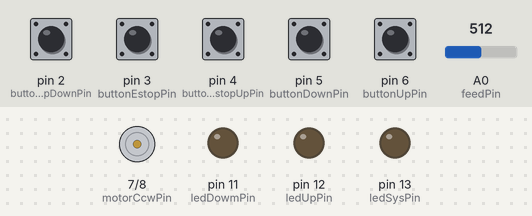
Simulated run of this program. Board: Arduino Uno, built with avr-gcc and run on an emulated ATmega328P. On the bench: motor-driver pin pairs drawn as motors (green arrow = first pin HIGH = forward, orange = second pin HIGH = backward, longer = more drive, scaled by the enable pin), output pins drawn as LEDs (lit = HIGH). Dashed ring = blinking. The inputs (shaded band) are chosen by the test bench; at power-on: pin 2 (buttonEndstopDownPin), pin 3 (buttonEstopPin), pin 4 (buttonEndstopUpPin), pin 5 (buttonDownPin), pin 6 (buttonUpPin) HIGH, A0 (feedPin) = 512. What the program prints to the serial monitor is not drawn.

Above: at 1.2 s.
1.3 s: pin 5 (buttonDownPin) pulled LOW for 0.15 s
At 1.9 s:
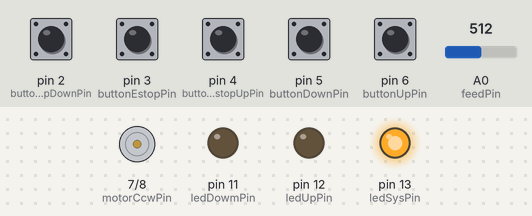
4.3 s: pin 6 (buttonUpPin) pulled LOW for 1 s
At 4.45 s:
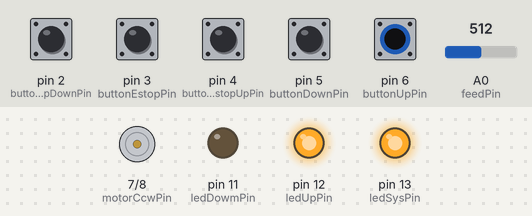
7.3 s: pin 4 (buttonEndstopUpPin) pulled LOW for 0.15 s
At 7.75 s:
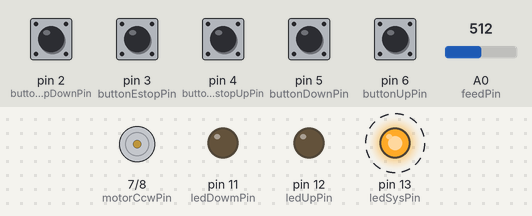
10.3 s: pin 6 (buttonUpPin) pulled LOW for 0.15 s
At 10.9 s:
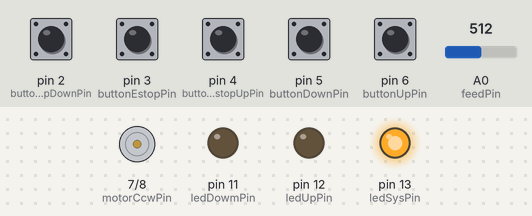
13.3 s: pin 5 (buttonDownPin) pulled LOW for 1 s
At 13.45 s:
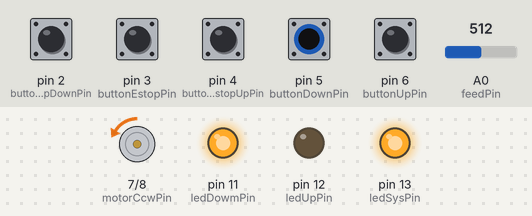
16.3 s: pin 2 (buttonEndstopDownPin) pulled LOW for 0.15 s
At 16.95 s:
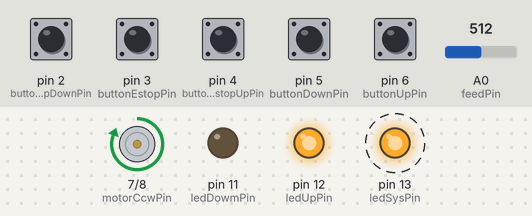
Timing chart, 0 to 20.3 s (numbered marks = the images above; inputs shaded):
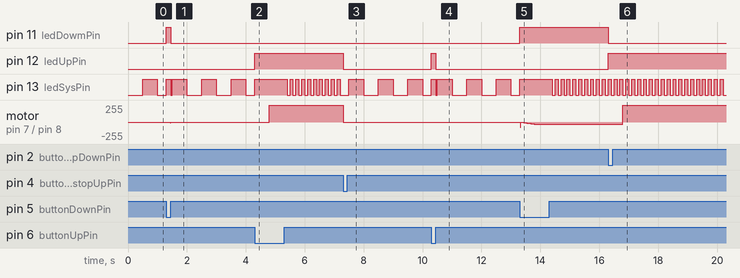

Measured:
- after the input at 1.3 s, pin 11 (ledDowmPin): LOW → HIGH at once, → LOW 0.15 s later
- after the input at 4.3 s, pin 12 (ledUpPin): LOW → HIGH at once; motor on pin 7 (motorCcwPin) / pin 8 (motorCwPin): stopped → forward 255/255 after 0.50 s
- after the input at 7.3 s, pin 12 (ledUpPin): HIGH → LOW at once; pin 13 (ledSysPin): alternates HIGH for 0.50 s and LOW for 0.50 s, starting after 0.20 s; motor on pin 7 (motorCcwPin) / pin 8 (motorCwPin): forward 255/255 → stopped at once
- after the input at 10.3 s, pin 12 (ledUpPin): LOW → HIGH at once, → LOW 0.15 s later
- after the input at 13.3 s, pin 11 (ledDowmPin): LOW → HIGH at once
- after the input at 16.3 s, pin 11 (ledDowmPin): HIGH → LOW at once; pin 12 (ledUpPin): LOW → HIGH at once; motor on pin 7 (motorCcwPin) / pin 8 (motorCwPin): backward 31/255 → forward 255/255 after 0.50 s
- by itself, pin 13 (ledSysPin): repeats every 0.20 s: LOW 0.10 s, HIGH 0.10 s

The program:

main.cpp
```cpp
/*
 SAW_controller

This is a sketch to operate circular saw. It offers manual control and automatic down move with automatic retract.

Circuit setup:
* Inputs
  * Connect a push-buttons to command UP, DOWN, E-STOP to pins 6, 5, 3 (with optional 4,7 - 10 k pull-up resistor to VCC) and 1 - 2 k resistor from other side of button to GND for activation by low state.
  * Connect a push-buttons or other proximity sensor to detect UP end-stop and DOWN end-stop to pins 4, 2 (with optional 4,7 - 10 k pull-up resistor to VCC) and 1 - 2 k resistor from other side of button to GND for activation by low state.
  * Connect a potentiometer to set feed speed, wiper to pin A0 and ends of 4,7 - 50 k potentiometer between VCC nad GND.
* Outputs
  * Connect H bridge (like LM298) signals PWM (EN), CW, CCW signals to pins 9, 8, 7.
  * Optionally connect LEDs signaling motor direction to pins 11, 12. TODO: rework LEDs behavior
  * The pin 13 (ledSysPin) is used for status indication of Finite State Machine by blinking built-in LED.

We move saw UP and DOWN by pressing respective button.
If button is held for 1 second it will latch and we can release button.
When button is lathed we can unlatch it by pressing and releasing UP or Down button. TODO: rework to react to pressing.
When move is in automatic mode it will continue until it reach end-stop.
After hitting DOWN end-stop, saw will reverse and go UP.
After hitting UP end-stop, it will end cycle.
Feed is used for move DOWN. Move UP is always at full speed.
Feed speed (PWM) is set by potentiometer and can be changed at any time.
Motor is accelerated for 0.5 s on start of move, and stopped without deceleration.
E-STOP button stops motor, and ignore inputs until released.

 State-Diagram

                                      START               E-STOP button released
                                        |    +----------------------------------------------+
                                        V    V                                              |
                                     +-----------+                                    +-------------+        E-STOP
                                     |   IDLE    |<------------------------+          |    E-STOP   |<------ button
                      +--------------|           |-------+                 |          +-------------+        pressed
          DOWN button |              +-----------+       |                 |
            pressed   |                                  |                 |
                      V                                  |                 |
            +----------+                          +----------+             |
            |   Move   |                          |   Move   |             |
            |   DOWN   |                          |    UP    |             |
            +----------+                          +----------+             |
             |       ^                             |        ^              |
DOWN button  |       | UP or DOWN       UP button  |        | UP or DOWN   |
 longpress   |       |   button         longpress  |        |   button     |
             V       |  released                   V        |  released    |
            +----------+                          +----------+             |
            |   auto   |       DOWN end-stop      |   auto   |             |
            |   DOWN   |------------------------->|    UP    |-------------+
            +----------+                          +----------+
*/
// TODO: move motor hanfling to separate function

#include <Arduino.h>
#include <EasyButton.h>

#define FSM_DEBUG
// #undef FSM_DEBUG

// ---- PREPARE I/O
#define buttonUpPin 6          // PD6 Command UP Button Pin
#define buttonDownPin 5        // PD5 Command DOWN Button Pin
#define buttonEndstopUpPin 4   // PD4 UP limit Button Pin
#define buttonEndstopDownPin 2 // PD2 DOWN limitButton Pin
#define buttonEstopPin 3       // PD3 emergeny stop Button Pin
#define feedPin A0             // PC0 feed speed potentiometer
#define ledSysPin 13           // PB5 onboard LED
#define ledUpPin 12            // PB4 LED for UP movement
#define ledDowmPin 11          // PB3 LED for DOWN movement
#define motorPwmPin 9          // PB1 Control motor speed
#define motorCwPin 8           // PB0 Command motor directopn CW
#define motorCcwPin 7          // PB7 Command motor directopn CCW

// Define some defaults and controls
#define accelTime 500UL          // acceleration time 0,5s
#define autoPressDuration 1000UL // How long press for auto
unsigned long curTime = 0UL;     // will store current time to avoid multiple millis() calls
unsigned long accelEnd = 0UL;    // will store time when acceleration should end
int feedValue = 0;               // motor PWM setpoint
bool autoMode = false;           // Is auto enabled
bool pri1 = false;               // 1s debug helper

// The actions I ca do...
typedef enum
{
  ACTION_UP,   // move UP as long as UP Button is pressed
  ACTION_IDLE, // wait for button
  ACTION_DOWN, // move DOWN as long as DOWN Button is pressed
  ACTION_ESTOP // do not move
} MyActions;   // TODO: Split ACTION_UP and ACTION_DOWN to unlatched and latched states

MyActions nextAction = ACTION_IDLE; // Start at IDLE

// The actions I can do...
typedef enum
{
  LED_OFF,      // set LED "OFF".
  LED_ON,       // set LED "ON"
  LED_SLOW,     // blink LED "SLOW"
  LED_FAST,     // blink LED "FAST"
  LED_SUPERFAST // blink LED "SUPER FAST"
} LedState;

LedState statusLed = LED_SLOW; // Led blink on startup

EasyButton buttonUp(
    buttonUpPin, // Input pin for the button
    35,          // Debounce time
    true,        // Enable internal pullup resistor
    true         // Invert button logic. If true, low = pressed else high = pressed
);

EasyButton buttonDown(
    buttonDownPin, // Input pin for the button
    35,            // Debounce time
    true,          // Enable internal pullup resistor
    true           // Invert button logic. If true, low = pressed else high = pressed
);

EasyButton buttonEndstopUp(
    buttonEndstopUpPin, // Input pin for the button
    35,                 // Debounce time
    true,               // Enable internal pullup resistor
    true                // Invert button logic. If true, low = pressed else high = pressed
);

EasyButton buttonEndstopDown(
    buttonEndstopDownPin, // Input pin for the button
    35,                   // Debounce time
    true,                 // Enable internal pullup resistor
    true                  // Invert button logic. If true, low = pressed else high = pressed
);

EasyButton buttonEstop(
    buttonEstopPin, // Input pin for the button
    35,             // Debounce time
    true,           // Enable internal pullup resistor
    true            // Invert button logic. If true, low = pressed else high = pressed
);

void statusLED()
{
  switch (statusLed)
  {
  case LED_OFF:
    // Turn LED off
    digitalWrite(ledSysPin, LOW);
    break;
  case LED_ON:
    // turn LED on
    digitalWrite(ledSysPin, HIGH);
    break;
  case LED_SLOW:
    // do a 500 ms blinking
    if (curTime % 1000 < 500)
    {
      digitalWrite(ledSysPin, LOW);
    }
    else
    {
      digitalWrite(ledSysPin, HIGH);
    } // if
    break;
  case LED_FAST:
    // do a 100 ms blinking
    if (curTime % 200 < 100)
    {
      digitalWrite(ledSysPin, LOW);
    }
    else
    {
      digitalWrite(ledSysPin, HIGH);
    } // if
    break;
  case LED_SUPERFAST:
    // do a 50 ms blinking
    if (curTime % 100 < 50)
    {
      digitalWrite(ledSysPin, LOW);
    }
    else
    {
      digitalWrite(ledSysPin, HIGH);
    } // if
    break;
  default: // This should never occur
    break;
  }
}

// these functions will be called when the button is released.
void buttonUpOnPressedFunction()
{
#if defined(FSM_DEBUG)
  Serial.println(F("UP button released!"));
#endif
  switch (nextAction)
  {
  case ACTION_UP:
    nextAction = ACTION_IDLE;
    autoMode = false;
    break;
  case ACTION_DOWN:
    nextAction = ACTION_IDLE;
    autoMode = false;
    break;
  default:
    break;
  }
} // actions for buttonUpOnPressed

void buttonUpOnLongPressedFunction()
{
#if defined(FSM_DEBUG)
  Serial.println(F("UP Long button released!"));
#endif
  switch (nextAction)
  {
  case ACTION_UP:
    autoMode = true;
    statusLed = LED_FAST;
#if defined(FSM_DEBUG)
    Serial.println(F("Auto ON"));
#endif
    break;
  default:
    break;
  }
} // actions for buttonUpOnLongPressed

void buttonDownOnPressedFunction()
{
#if defined(FSM_DEBUG)
  Serial.println(F("DOWN button released!"));
#endif
  switch (nextAction)
  {
  case ACTION_UP:
    nextAction = ACTION_IDLE;
    autoMode = false;
    break;
  case ACTION_DOWN:
    nextAction = ACTION_IDLE;
    autoMode = false;
    break;
  default:
    break;
  }
} // actions for buttonDownOnPressed

void buttonDownOnLongPressedFunction()
{
#if defined(FSM_DEBUG)
  Serial.println(F("Down Long button released!"));
#endif
  switch (nextAction)
  {
  case ACTION_DOWN:
    autoMode = true;
    statusLed = LED_FAST;
#if defined(FSM_DEBUG)
    Serial.println(F("Auto ON"));
#endif
    break;
  default:
    break;
  }
} // actions for buttonDownOnLongPressed

void buttonEstopOnPressedFunction()
{
#if defined(FSM_DEBUG)
  Serial.println(F("ESTOP button released!"));
#endif
  nextAction = ACTION_IDLE;
} // actions for buttonEstopOnPressed

void buttonEndstopUpPressedFunction()
{
#if defined(FSM_DEBUG)
  Serial.println(F("Endstop UP button released!"));
#endif
} // actions for buttonEndstopUpPressed

void buttonEndstopDowmPressedFunction()
{
#if defined(FSM_DEBUG)
  Serial.println(F("Endstop Down button released!"));
#endif
} // actions for buttonEndstopDowmPressed

void setup()
{
  // put your setup code here, to run once:
  pinMode(ledSysPin, OUTPUT);   // sets the digital pin as output
  pinMode(ledUpPin, OUTPUT);    // sets the digital pin as output
  pinMode(ledDowmPin, OUTPUT);  // sets the digital pin as output
  pinMode(motorPwmPin, OUTPUT); // sets the digital pin as output
  pinMode(motorCwPin, OUTPUT);  // sets the digital pin as output
  pinMode(motorCcwPin, OUTPUT); // sets the digital pin as output
  pinMode(feedPin, INPUT);      // declares pin A0 as input

  // Initialize the buttons.
  buttonUp.begin();
  buttonDown.begin();
  buttonEstop.begin();
  buttonEndstopUp.begin();
  buttonEndstopDown.begin();

  // link the button functions to be called on a click event.
  buttonUp.onPressed(buttonUpOnPressedFunction);
  buttonDown.onPressed(buttonDownOnPressedFunction);
  buttonEstop.onPressed(buttonEstopOnPressedFunction);
  buttonEndstopUp.onPressed(buttonEndstopUpPressedFunction);
  buttonEndstopDown.onPressed(buttonEndstopDowmPressedFunction);

  // link the button functions to be called on a longpress event.
  buttonUp.onPressedFor(autoPressDuration, buttonUpOnLongPressedFunction);
  buttonDown.onPressedFor(autoPressDuration, buttonDownOnLongPressedFunction);

  // link the doubleclick function to be called on a doubleclick event.

#if defined(FSM_DEBUG)
  Serial.begin(115200);
#endif
} // setup uart for debug

void loop()
{
#if defined(FSM_DEBUG)
  if (curTime % 1000 == 0)
  {
    if (pri1 == false)
    {
      pri1 = true;
      Serial.print(F("\t PROGRESS:\t"));
      Serial.println(nextAction);
      Serial.print(F("calculated PWM:\t"));
      Serial.println(feedValue);
      Serial.print(F("Auto:\t"));
      Serial.println(autoMode);
    }
  }
  else
  {
    pri1 = false;
  }
#endif //some stats for debug

  // put your main code here, to run repeatedly:
  curTime = millis();
  statusLED();

  buttonEstop.read();
  if (buttonEstop.isPressed() == true)
  {
    nextAction = ACTION_ESTOP;
#if defined(FSM_DEBUG)
    Serial.println("Estop Pressed!");
#endif
  } // Handle E-STOP

  buttonUp.read();           // update button
  buttonDown.read();
  buttonEndstopUp.read();
  buttonEndstopDown.read();

  switch (nextAction)
  {
  case ACTION_ESTOP:
    digitalWrite(motorPwmPin, LOW);
    digitalWrite(motorCwPin, LOW);
    digitalWrite(ledDowmPin, LOW);
    digitalWrite(motorCcwPin, LOW);
    digitalWrite(ledUpPin, LOW);
    statusLed = LED_SUPERFAST;
    break;
  case ACTION_IDLE:
    autoMode = false;
    digitalWrite(motorPwmPin, LOW);
    digitalWrite(motorCwPin, LOW);
    digitalWrite(ledDowmPin, LOW);
    digitalWrite(motorCcwPin, LOW);
    digitalWrite(ledUpPin, LOW);
    statusLed = LED_SLOW;
    if (buttonUp.isPressed() == true)
    {
      nextAction = ACTION_UP;
      statusLed = LED_ON;
      accelEnd = curTime + accelTime;
#if defined(FSM_DEBUG)
      Serial.println("UP Button Pressed!");
#endif
    }
    if (buttonDown.isPressed() == true)
    {
      nextAction = ACTION_DOWN;
      statusLed = LED_ON;
      accelEnd = curTime + accelTime;
#if defined(FSM_DEBUG)
      Serial.println("DOWN Button Pressed!");
#endif
    }
    break;
  case ACTION_UP:
    if (buttonEndstopUp.isPressed() == false) // check for endstop
    {
      if (curTime < accelEnd) // accelerate
      {
        feedValue = 255;
        feedValue = map(curTime - (accelEnd - accelTime), 0, accelTime, 0, feedValue);
#if defined(FSM_DEBUG)
        Serial.println(feedValue);
#endif
      }
      else
      {
        // feedValue = map(analogRead(feedPin), 5, 4060, 0, 255);
        feedValue = 255;
      }
      digitalWrite(motorCwPin, LOW);
      digitalWrite(ledDowmPin, LOW);
      digitalWrite(motorCcwPin, HIGH);
      digitalWrite(ledUpPin, HIGH);
      analogWrite(motorPwmPin, feedValue); //PWM Speed Control
      // statusLed = LED_ON;
    }
    else
    {
#if defined(FSM_DEBUG)
      Serial.println(F("EndStop UP reached"));
#endif
      nextAction = ACTION_IDLE;
      digitalWrite(motorPwmPin, LOW);
    }
    break;
  case ACTION_DOWN:
    if (buttonEndstopDown.isPressed() == false) // check for endstop
    {
      if (curTime < accelEnd) // accelerate
      {
        feedValue = map(analogRead(feedPin), 5, 4060, 0, 255);
        feedValue = map(curTime - (accelEnd - accelTime), 0, accelTime, 0, feedValue);
      }
      else
      {
        feedValue = map(analogRead(feedPin), 5, 4060, 0, 255);
      }
      digitalWrite(motorCwPin, HIGH);
      digitalWrite(ledDowmPin, HIGH);
      digitalWrite(motorCcwPin, LOW);
      digitalWrite(ledUpPin, LOW);
      analogWrite(motorPwmPin, feedValue); //PWM Speed Control
      // statusLed = LED_ON;
    }
    else
    {
#if defined(FSM_DEBUG)
      Serial.println(F("EndStop DOWN reached"));
#endif
      if (autoMode == false)
      {
        nextAction = ACTION_IDLE;
        digitalWrite(motorPwmPin, LOW);
      }
      else // when auto mode and end-stop go UP
      {
        nextAction = ACTION_UP;
        accelEnd = curTime + accelTime;
      }
    }
    break;
  default: // This should never occur
    // printf("please select correct initial state");
    break;
  }
}
```
